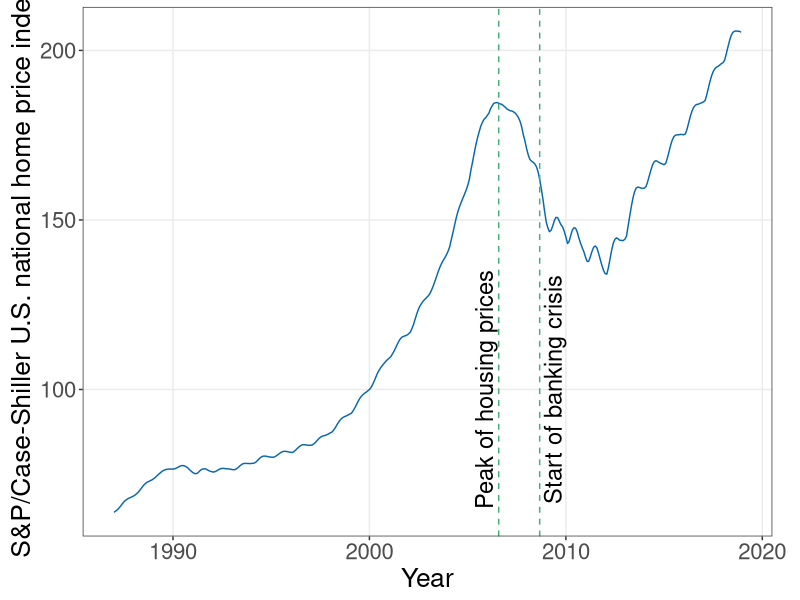

Generate this figure with R:
#Graph Designer: Scott Cohn + Simon Halliday
#Authors: Bowles and Halliday
#Title: Coordination, Conflict and Competition: A Text in Microeconomics

# ----
library(readxl)
library(ggplot2)
#Set parameters for graphics
axislabelsize <- 1.5
labelsize <- 1.2
graphlinewidth <- 2
segmentlinewidth <- 1.5

COL <- c("#7fc97f", "#beaed4", "#fdc086", "#ffff99", "#386cb0", "#f0027f", "#bf5b17", "#666666")
COLA <- c("#e0f3db", "#99d8c9","#66c2a4","#41ae76", "#238b45", "#005824")
COLB <- c("#c6dbef", "#4eb3d3", "#2b8cbe", "#0868ac","#084081")
COLC <- c("#fcfbfd", "#efedf5", "#dadaeb", "#bcbddc", "#9e9ac8", "#807dba", "#6a51a3", "#54278f", "#3f007d")

# ----
# pull in data
# ----

CSUSH <- read_excel("competitionmarkets/CSUSHPINSA.xls", 
                         range = "A11:B395")

# ----
# graph
# ----
p <-  ggplot(data = CSUSH ) +
  geom_line(aes(x=observation_date, y=CSUSHPINSA), color = COLB[4]) +
  #scale_x_date(breaks='6 months') +
  geom_vline(xintercept = as.numeric(CSUSH$observation_date[236]), linetype="dashed", 
               color = COLA[4], size=0.5) +
  annotate("text", label = "Peak of housing prices", x = CSUSH$observation_date[227], y = 100, 
            angle = 90, size = 6) +
  geom_vline(xintercept = as.numeric(CSUSH$observation_date[261]), linetype="dashed", 
             color = COLA[4], size=0.5) +
  annotate("text", label = "Start of banking crisis", x = CSUSH$observation_date[269], y = 100, 
            angle = 90, size = 6) +
  theme_bw() +
  xlab("Year") + 
  ylab("S&P/Case-Shiller U.S. national home price index") +
  theme(text = element_text(size = 19),
        axis.text = element_text(size = 16),
        axis.title = element_text(size = 19),
        panel.grid.minor = element_blank(),
        plot.margin = margin(5, 20, 5, 8))

#Save plot to PDF
ggsave(p, filename = "CSUSHPINSA.pdf", 
       path = "competitionmarkets",
       width = 7, height = 7, units = "in")

# ----
